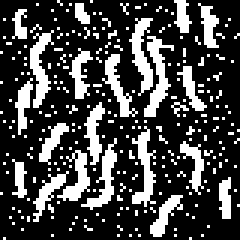
%> input picture talks/morphfilt/matlab/images/worms80.png, 80 x 80 px (shown 3 times larger)
$ octave genimages.m   (GNU Octave 9; MATLAB toolbox functions it lacks are replaced by stand-ins)
%> lines starting %> are read from the running program, lines starting %| are printed output that depends on the picture; in (x1, y1, x2, y2) boxes, pixels count from 0 and x2, y2 are one past the last pixel; in counts of white or black regions, pixels touching at a corner belong together; the program's own positions count from 1
im = phantom(80);

imwrite(im, 'images/phantom80.png');

se = strel('rectangle', [3,3]);
imwrite(im, 'images/phantom80.png');
imwrite(imerode(im, se), 'images/phantom80_erode.png');
imwrite(imdilate(im, se), 'images/phantom80_dilate.png');

im = imread('images/worms80.png');
%> im is the input picture: size 80x80x3 uint8; 26.8% white; 256 white regions (235 under 20 px), largest, box (x1, y1, x2, y2) and area: (48, 12, 58, 39) 106, (44, 42, 52, 69) 97, (43, 6, 51, 32) 96
se = strel('diamond', 1);
imwrite(imerode(im, se), 'images/worms80_erode.png');
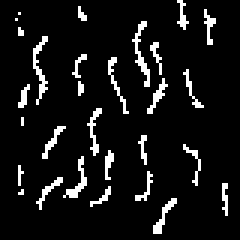
%> saved as worms80_erode.png: size 80x80x3 uint8 (shown 3 times larger); 8.1% white in thin lines or dots, all inside (x1, y1, x2, y2) = (5, 0, 76, 78)
imwrite(imdilate(im, se), 'images/worms80_dilate.png');
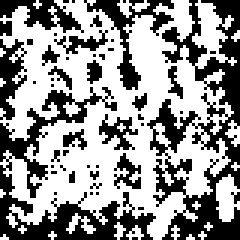
%> saved as worms80_dilate.png: size 80x80x3 uint8 (shown 3 times larger); 58.1% white; 49 black regions (36 under 20 px), largest, box (x1, y1, x2, y2) and area: (49, 0, 80, 80) 1014, (0, 29, 52, 80) 748, (28, 0, 58, 30) 216
imwrite(imopen(im, se), 'images/worms80_open.png');
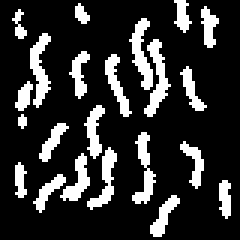
%> saved as worms80_open.png: size 80x80x3 uint8 (shown 3 times larger); 18.8% white; 22 white regions (1 under 20 px), largest, box (x1, y1, x2, y2) and area: (48, 13, 57, 39) 94, (10, 11, 17, 36) 90, (43, 6, 51, 30) 89
imwrite(imclose(im, se), 'images/worms80_close.png');
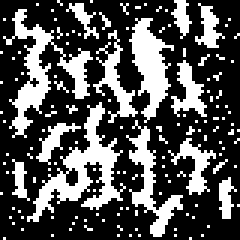
%> saved as worms80_close.png: size 80x80x3 uint8 (shown 3 times larger); 32.3% white; 140 white regions (127 under 20 px), largest, box (x1, y1, x2, y2) and area: (9, 34, 42, 74) 388, (1, 3, 31, 46) 349, (43, 6, 58, 41) 251

%> (the run ends here)
